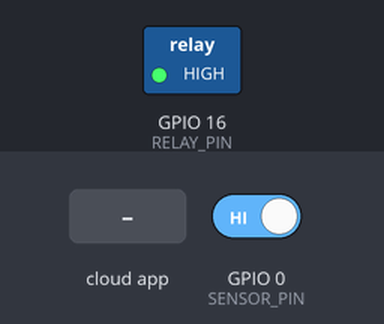
A sketch run on a simulated ESP8266 (NodeMCU). Shown: switched loads named in the sketch (green lamp = pin HIGH). Inputs (shaded band) come from the test bench; at power-on: GPIO 0 (SENSOR_PIN) HIGH.

Above: at 2.7 s.
2.8 s: the phone or cloud app sets 0 to 1
At 4.4 s:
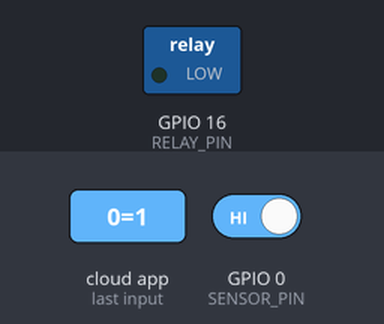
5.0 s: the phone or cloud app sets 0 to 0
At 5.9 s:
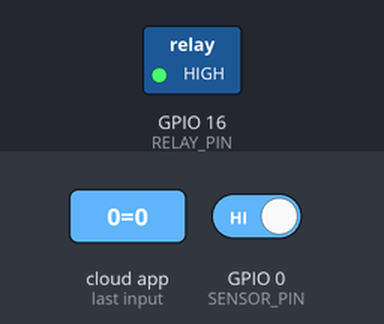
Timing chart, 0 to 8.0 s (numbered marks = the images above; inputs shaded):
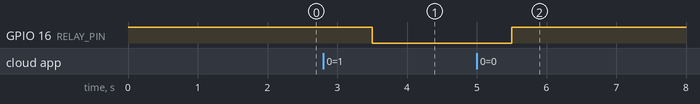

The sketch:

PIR_Cayenne.ino
```cpp
#include <CayenneMQTTESP8266.h>
#define CAYENNE_DEBUG
#define CAYENNE_PRINT Serial
// WiFi network info.
char ssid[] = "JioFi3_564B6F";
char Pass[] = "x6mbnn9sz7";

// Cayenne authentication info. This should be obtained from the Cayenne Dashboard.
char username[] = "3f0f7260-4506-11ec-ad90-75ec5e25c7a4";
char password[] = "905de30f68c8b5905259506e89f89e1ab004216e";
char clientID[] = "d34b0780-5a61-11ec-ad90-75ec5e25c7a4";

#define RELAY_PIN 16
#define SENSOR_PIN 0 // Do not use digital pins 0 or 1 since those conflict with the use of Serial.
#define VC_1 1
#define VC_0 0
int previousState = -1;
int currentState = -1;
unsigned long previousMillis = 0;

void setup()
{
  pinMode(RELAY_PIN, OUTPUT);
  pinMode(SENSOR_PIN, INPUT);
  digitalWrite(RELAY_PIN,HIGH);
  Serial.begin(9600);
 Cayenne.begin(username, password, clientID, ssid, Pass);
}

void loop()
{
  Cayenne.loop();
  checkSensor();
}

void checkSensor()
{
  unsigned long currentMillis = millis();
  // Check sensor data every 250 milliseconds
  if (currentMillis - previousMillis >= 250) {
    // Check the sensor state and send data when it changes.
    currentState = digitalRead(SENSOR_PIN);
    if (currentState != previousState) {
      Cayenne.virtualWrite(VC_1, currentState, "digital_sensor", "d");
      previousState = currentState;
    }
    previousMillis = currentMillis;
  }
}
// This function is called when data is sent from Cayenne.
CAYENNE_IN(VC_0)
{
  // Write value to turn the relay switch on or off. This code assumes you wire your relay as normally open.
  int value = getValue.asInt();
  if (value) {
    digitalWrite(RELAY_PIN, LOW);
  }
  else {
    digitalWrite(RELAY_PIN,HIGH);
  }
}
```

Measured:
- after the input at 2.8 s, GPIO 16 (RELAY_PIN): HIGH → LOW after 0.70 s
- after the input at 5.0 s, GPIO 16 (RELAY_PIN): LOW → HIGH after 0.50 s
